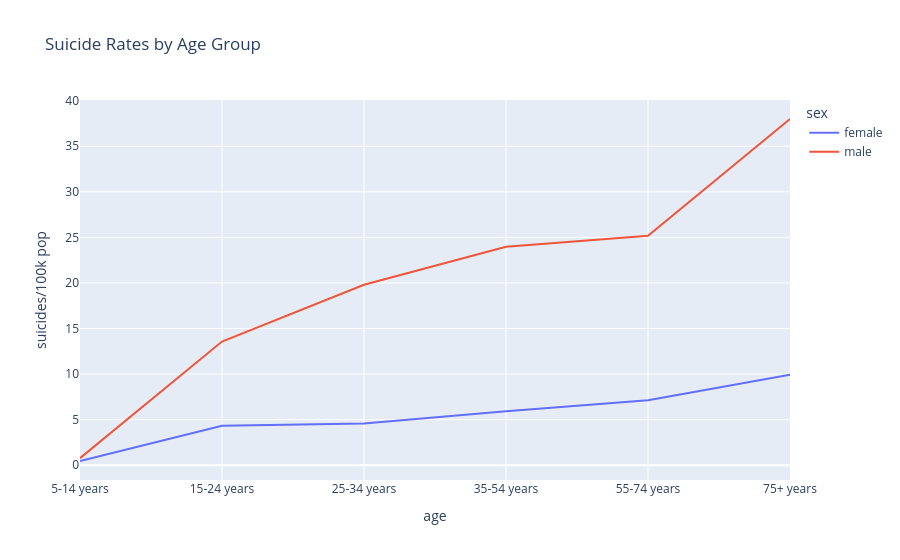

Notebook cell for this chart:
### Code cell
px.line(comparison, x='age', y='suicides/100k pop', color='sex',title='Suicide Rates by Age Group')

### Figure 1 — Plotly figure (JSON) as saved in the notebook; plotly's stock layout.template omitted (floating-point values rounded to 4 significant figures)
{"data": [{"hovertemplate": "sex=female<br>age=%{x}<br>suicides/100k pop=%{y}<extra></extra>", "legendgroup": "female", "line": {"color": "#636efa", "dash": "solid"}, "marker": {"symbol": "circle"}, "mode": "lines", "name": "female", "orientation": "v", "showlegend": true, "type": "scatter", "x": ["5-14 years", "15-24 years", "25-34 years", "35-54 years", "55-74 years", "75+ years"], "xaxis": "x", "y": [0.4623, 4.328, 4.573, 5.916, 7.123, 9.92], "yaxis": "y"}, {"hovertemplate": "sex=male<br>age=%{x}<br>suicides/100k pop=%{y}<extra></extra>", "legendgroup": "male", "line": {"color": "#EF553B", "dash": "solid"}, "marker": {"symbol": "circle"}, "mode": "lines", "name": "male", "orientation": "v", "showlegend": true, "type": "scatter", "x": ["5-14 years", "15-24 years", "25-34 years", "35-54 years", "55-74 years", "75+ years"], "xaxis": "x", "y": [0.7778, 13.57, 19.8, 23.98, 25.19, 37.99], "yaxis": "y"}], "layout": {"legend": {"title": {"text": "sex"}, "tracegroupgap": 0}, "title": {"text": "Suicide Rates by Age Group"}, "xaxis": {"anchor": "y", "domain": [0, 1], "title": {"text": "age"}}, "yaxis": {"anchor": "x", "domain": [0, 1], "title": {"text": "suicides/100k pop"}}}}
